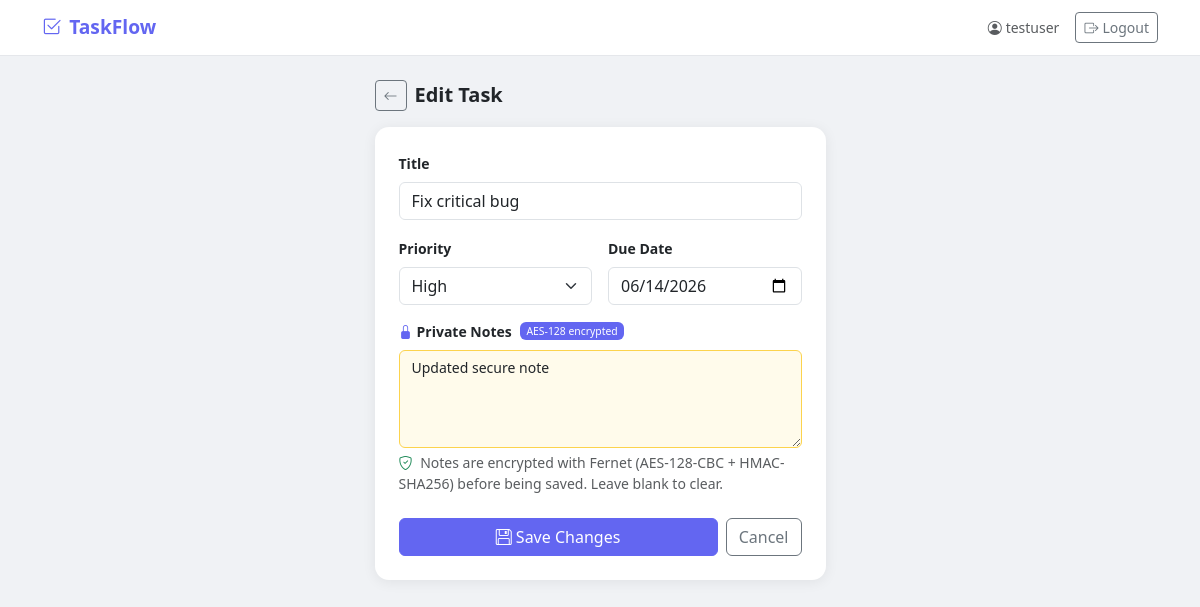
Screenshot of /edit/1 (signed in) with the database file from the repository.
### tables this page shows
CREATE TABLE users (
                id            INTEGER PRIMARY KEY AUTOINCREMENT,
                username      TEXT    UNIQUE NOT NULL,
                email         TEXT    UNIQUE NOT NULL,
                password_hash TEXT    NOT NULL,
                created_at    DATETIME DEFAULT CURRENT_TIMESTAMP
            );

CREATE TABLE todos (
                id         INTEGER PRIMARY KEY AUTOINCREMENT,
                user_id    INTEGER NOT NULL,
                title      TEXT    NOT NULL,
                done       INTEGER NOT NULL DEFAULT 0,
                priority   TEXT    NOT NULL DEFAULT 'medium',
                due_date   TEXT,
                notes_enc  TEXT,
                created_at DATETIME DEFAULT CURRENT_TIMESTAMP,
                FOREIGN KEY (user_id) REFERENCES users(id)
            );

### app.py (the view, shortened to what this page needs)
@app.route("/edit/<int:todo_id>", methods=["GET", "POST"])
@login_required
def edit(todo_id):
    with get_db() as conn:
        todo = conn.execute(
            "SELECT * FROM todos WHERE id=? AND user_id=?",
            (todo_id, current_user.id),
        ).fetchone()
    if not todo:
        return redirect(url_for("index"))
    notes_dec = decrypt(todo["notes_enc"]) if todo["notes_enc"] else ""
    return render_template("edit.html", todo=todo, notes=notes_dec)

### app.py (called while the page is built)
def decrypt(token: str) -> str:
    try:
        return _fernet.decrypt(token.encode()).decode()
    except Exception:
        return ""

def get_db():
    conn = sqlite3.connect(DB)
    conn.row_factory = sqlite3.Row
    return conn

@login_manager.user_loader
def load_user(user_id):
    with get_db() as conn:
        row = conn.execute("SELECT * FROM users WHERE id=?", (user_id,)).fetchone()
    return User(row) if row else None

### templates/edit.html (shortened to what this page needs)
{% extends "base.html" %}
{% block content %}
<div class="row justify-content-center">
  <div class="col-12 col-md-7 col-lg-5">
    <div class="d-flex align-items-center gap-2 mb-3">
      <a href="{{ url_for('index') }}" class="btn btn-sm btn-outline-secondary">
        <i class="bi bi-arrow-left"></i>
      </a>
      <h5 class="mb-0 fw-bold">Edit Task</h5>
    </div>
    <div class="app-card card p-4">
      <form method="POST">
        <div class="mb-3">
          <label class="form-label fw-semibold small">Title</label>
          <input type="text" name="title" class="form-control"
                 value="{{ todo.title }}" required autofocus />
        </div>
        <div class="row g-3 mb-3">
          <div class="col-6">
            <label class="form-label fw-semibold small">Priority</label>
            <select name="priority" class="form-select">
              <option value="high"   {% if todo.priority == 'high'   %}selected{% endif %}>High</option>
            </select>
          </div>
          <div class="col-6">
            <label class="form-label fw-semibold small">Due Date</label>
            <input type="date" name="due_date" class="form-control"
                   value="{{ todo.due_date or '' }}" />
          </div>
        </div>
        <div class="mb-4">
          <label class="form-label fw-semibold small d-flex align-items-center gap-1">
            <i class="bi bi-lock-fill" style="color:var(--brand)"></i>
            Private Notes
            <span class="badge ms-1 fw-normal" style="background:var(--brand);font-size:.65rem">
              AES-128 encrypted
            </span>
          </label>
          <textarea name="notes" class="form-control notes-input" rows="4"
                    placeholder="Only you can read this — stored encrypted in the database.">{{ notes }}</textarea>
          <div class="form-text">
            <i class="bi bi-shield-check text-success me-1"></i>
            Notes are encrypted with Fernet (AES-128-CBC + HMAC-SHA256) before being saved.
            Leave blank to clear.
          </div>
        </div>
        <div class="d-flex gap-2">
          <button type="submit" class="btn btn-brand flex-grow-1">
            <i class="bi bi-floppy me-1"></i>Save Changes
          </button>
          <a href="{{ url_for('index') }}" class="btn btn-outline-secondary">Cancel</a>
        </div>
      </form>
    </div>
  </div>
</div>
{% endblock %}

### templates/base.html (shortened to what this page needs)
<!DOCTYPE html>
<html lang="en">
<head>
  <link href="https://cdn.jsdelivr.net/npm/bootstrap@5.3.3/dist/css/bootstrap.min.css" rel="stylesheet" />
  <link href="https://cdn.jsdelivr.net/npm/bootstrap-icons@1.11.3/font/bootstrap-icons.min.css" rel="stylesheet" />
</head>
<body>
<nav class="navbar navbar-light bg-white mb-4">
  <div class="container-lg">
    <a class="navbar-brand" href="{{ url_for('index') if current_user.is_authenticated else url_for('login') }}">
      <i class="bi bi-check2-square me-2"></i>TaskFlow
    </a>
    {% if current_user.is_authenticated %}
    <div class="d-flex align-items-center gap-3">
      <span class="text-muted small d-none d-sm-inline">
        <i class="bi bi-person-circle me-1"></i>{{ current_user.username }}
      </span>
      <a href="{{ url_for('logout') }}" class="btn btn-sm btn-outline-secondary">
        <i class="bi bi-box-arrow-right me-1"></i>Logout
      </a>
    </div>
    {% endif %}
  </div>
</nav>
<div class="container-lg pb-5">
  {% block content %}{% endblock %}
</div>
</body>
</html>

### templates/base.html (style rules this page uses)
:root { --brand: #6366f1; --brand-dark: #4f46e5; }
body { background: #f0f2f5; min-height: 100vh; }
.navbar { border-bottom: 1px solid #e5e7eb; }
.navbar-brand { color: var(--brand) !important; font-weight: 700; font-size: 1.2rem; }
.btn-brand { background: var(--brand); border-color: var(--brand); color: #fff; }
.app-card { border-radius: 14px; overflow: hidden; box-shadow: 0 2px 14px rgba(0,0,0,.07); border: none; }
.notes-input { background: #fffbeb; border-color: #fcd34d; font-size: .875rem; }

### rows the page displays
users: username "testuser"
todos: title "Fix critical bug", priority "High", due_date "06/14/2026"
